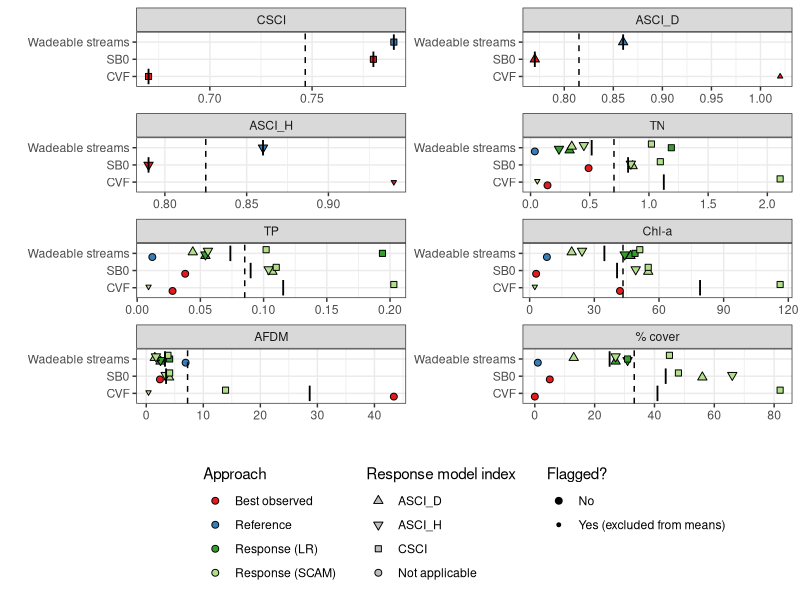
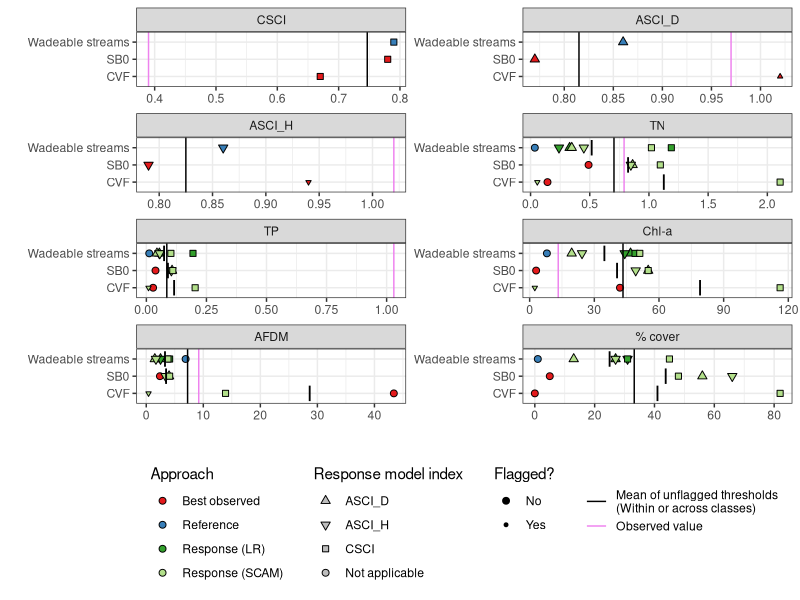

These charts were generated, in order, by the following R code:
library(tidyverse)
library(ggplot2)

#Load and prep required data
thresholds_df<-read_csv("Data/mod_channel_thresholds.csv") %>%
  mutate(Indicator = factor(Indicator, levels = unique(Indicator)),
         Flagged = !is.na(Flag),
         Approach4 = case_when(Approach=="Response"~paste0("Response (",Response_model_form,")"),
                               T~Approach))


#Get user info

#Get thresholds
synthesize_thresholds_plotdata<-function(
    classes,
    indicators = c("CSCI","ASCI_D","ASCI_H","TN","TP","Chl-a","AFDM","% cover"),
    stringency="Intermediate") {
  
  
  thresh_dat<-thresholds_df %>%
    filter(Stringency==stringency) %>%
    # filter(!Flagged) %>%
    filter(Class %in% c("Wadeable streams",classes)) %>%
    filter(Indicator %in% indicators) %>%
    mutate(Index = case_when(Indicator_Type=="Biointegrity"~Indicator,
                             Approach=="Response"~Response_model_index,
                             T~"Not applicable"))
  thresh_dat_sum<-thresh_dat %>%
    filter(!Flagged) %>%
    group_by(Indicator) %>%
    summarise(Threshold_mean= mean(Threshold_value, na.rm=T))
  thresholds_plotdata <- list(thresh_dat, thresh_dat_sum)
  thresholds_plotdata
}

synthesize_thresholds_plot<-function(
    classes,
    indicators = c("CSCI","ASCI_D","ASCI_H","TN","TP","Chl-a","AFDM","% cover"),
    stringency="Intermediate") {
  
  thresholds_plotdata <- synthesize_thresholds_plotdata(classes=classes, indicators=indicators, stringency = stringency)
  ggplot(data=thresholds_plotdata[[1]], 
         aes(x=Class, y=Threshold_value))+
    # geom_point(aes(color=Approach), position=position_jitter(height=0, width=.1))+
    
    geom_point(aes(fill=Approach4, shape=Index, 
                   size=Flagged),
               position=position_dodge(width=.5))+
    # stat_summary(data=. %>% filter(!Flagged), fun.y="mean", shape=8, size=.5)+
    stat_summary(data=. %>% filter(!Flagged), fun.y="mean", geom="crossbar", size=.25)+
    geom_hline(data=thresholds_plotdata[[2]], aes(yintercept=Threshold_mean), linetype="dashed", size=.5)+
    # stat_summary( fun.y="mean", shape=10)+
    facet_wrap(~Indicator, scales="free", ncol=2)+
    scale_shape_manual(values=c(24,25,22, 21), name="Response model index")+
    scale_fill_manual(values=c("#e41a1c","#377eb8","#33a02c","#b2df8a"), name="Approach")+
    scale_size_manual(values=c(2,1), name="Flagged?", labels=c("No","Yes (excluded from means)"))+
    theme_bw()+
    coord_flip()+
    guides(shape=guide_legend(override.aes = list(fill="gray", size=2), order=2),
           fill=guide_legend(override.aes = list(shape=21, size=2), order=1),
           size=guide_legend(order=3)
           )+
    theme(legend.position = "bottom",
          legend.direction = "vertical")+
    xlab("")+ylab("")
}

# synthesize_thresholds_plot(classes=c("RFI-N","CVF","HB"))
synthesize_thresholds_plot(classes=c("CVF","SB0"),
                           indicators = c("CSCI","ASCI_D","ASCI_H","TN","TP","Chl-a","AFDM", "% cover"))
##

synthesize_thresholds_obs_plot<-function(
    classes,
    indicators = c("CSCI","ASCI_D","ASCI_H","TN","TP","Chl-a","AFDM","% cover"),
    CSCI=NA_real_,ASCI_D=NA_real_,ASCI_H=NA_real_, TN=NA_real_, TP=NA_real_, Chla=NA_real_, AFDM=NA_real_, Cover=NA_real_,
    stringency="Intermediate") {
  
  obs_data=tibble(
    Indicator=c("CSCI","ASCI_D","ASCI_H","TN","TP","Chl-a","AFDM","% cover"),
    Observed_value=c(CSCI, ASCI_D, ASCI_H, TN, TP, Chla, AFDM, Cover)
  ) %>%
    filter(Indicator %in%  indicators) %>%
    mutate(Indicator=factor(Indicator, levels=c("CSCI","ASCI_D","ASCI_H","TN","TP","Chl-a","AFDM","% cover")))
  
  thresholds_plotdata <- synthesize_thresholds_plotdata(classes=classes, indicators=indicators, stringency = stringency) 
  xdf <- obs_data %>%
    rename(Value=Observed_value) %>%
    mutate(DataType="Observed value") %>%
    bind_rows(
      thresholds_plotdata[[2]] %>%
        rename(Value=Threshold_mean) %>%
        mutate(DataType="Mean of thresholds")
    )
  multiple_thresholds<-thresholds_plotdata[[1]] %>%
    filter(!Flagged) %>%
    mutate(ClassIndicator = paste0(Class, Indicator)) %>%
    group_by(ClassIndicator) %>%
    tally() %>%
    ungroup()%>%
    filter(n>1) 

  ydf<-thresholds_plotdata[[1]] %>%
    mutate(ClassIndicator = paste0(Class, Indicator))
  ggplot(data=ydf, 
         aes(x=Class, y=Threshold_value))+
    # geom_point(aes(color=Approach), position=position_jitter(height=0, width=.1))+
    
    geom_point(aes(fill=Approach4, shape=Index, 
                   size=Flagged),
               position=position_dodge(width=0))+
    stat_summary(data=. %>% 
                   filter(!Flagged) %>%
                   filter(ClassIndicator %in% multiple_thresholds$ClassIndicator), fun.y="mean", geom="crossbar", size=.25)+
    # geom_hline(data=obs_data, aes(yintercept=Observed_value, color="Observed value"), linetype="dashed", size=.75)+scale_color_manual(values=c("violet"), name="")+
    # geom_hline(data=thresholds_plotdata[[2]], aes(yintercept=Threshold_mean), linetype="solid")+
    geom_hline(data=xdf, aes(yintercept=Value, color=DataType))+
    scale_color_manual(values=c("black","violet"), name="", labels=c("Mean of unflagged thresholds\n(Within or across classes)","Observed value"))+
    facet_wrap(~Indicator, scales="free", ncol=2)+
    scale_shape_manual(values=c(24,25,22, 21), name="Response model index")+
    scale_fill_manual(values=c("#e41a1c","#377eb8","#33a02c","#b2df8a"), name="Approach")+
    scale_size_manual(values=c(2,1), name="Flagged?", labels=c("No","Yes"))+
    theme_bw()+
    coord_flip()+
    guides(shape=guide_legend(override.aes = list(fill="gray", size=2), order=2),
           fill=guide_legend(override.aes = list(shape=21, size=2), order=1),
           size=guide_legend(order=3),
           color=guide_legend(order=4)
    )+
    theme(legend.position = "bottom",
          legend.direction = "vertical")+
    xlab("")+ylab("")
}

# synthesize_thresholds_plot(classes=c("RFI-N","CVF","HB"))
synthesize_thresholds_obs_plot(classes=c("CVF","SB0"),
                           indicators = c("CSCI","ASCI_D","ASCI_H","TN","TP","Chl-a","AFDM", "% cover"),
                           CSCI=0.39, ASCI_D=0.97, ASCI_H=1.02, TN=0.79, TP=1.03, Chla=13.26, AFDM=9.2)
